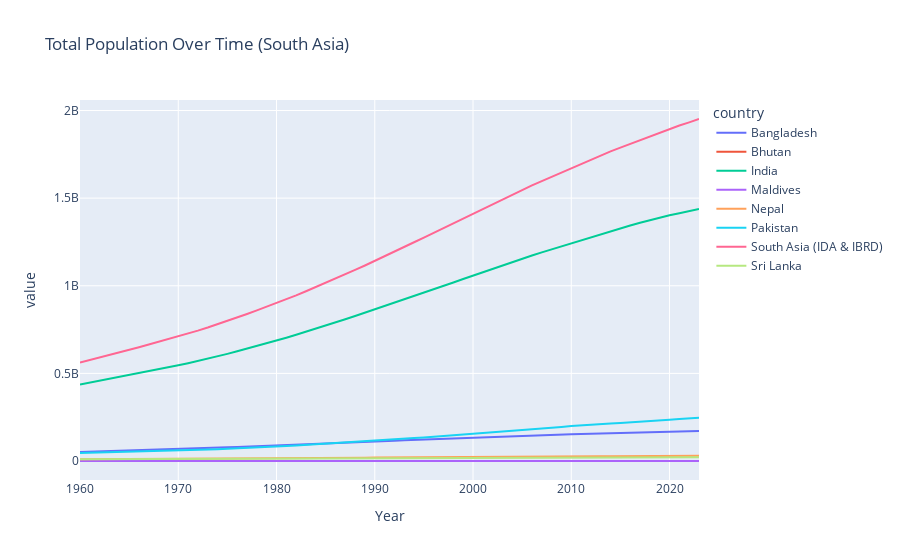

The notebook cell this image was saved under:
### Code cell
# Produce total population over time plot (include each country and the region)
SA_total = SA_pop["Total Population"]

SA_total.plot(title="Total Population Over Time (South Asia)")
